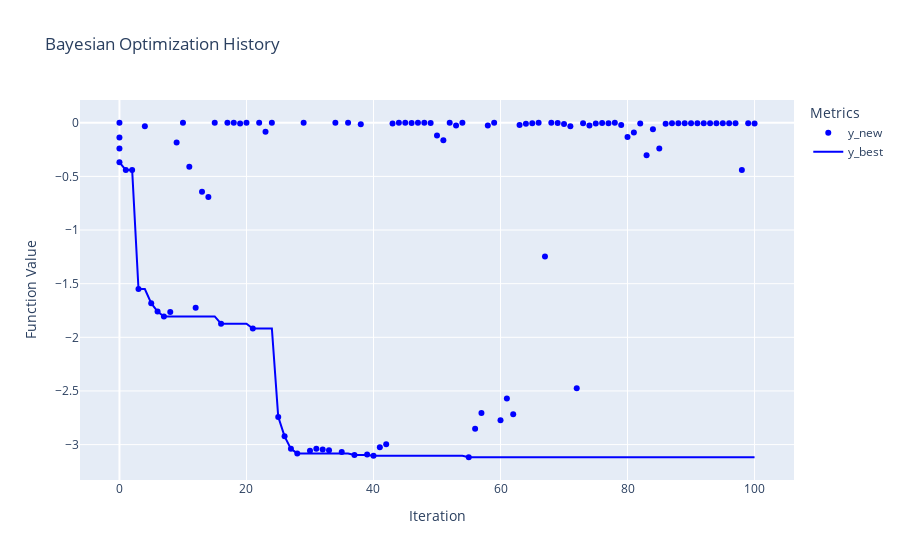

The cell this chart's notebook holds for it:
### Code cell
# ファイルをパースする
file_name = '2024-09-21_04-49-11_vanilla_bo_Hartmann6_TP_EI_seed1.log'
file_path = os.path.join(target, file_name)

parser = LogParser(file_path)
parser.parse_log_file()

df_combined = parser.create_combined_dataframe()
history_plot(df_combined)
